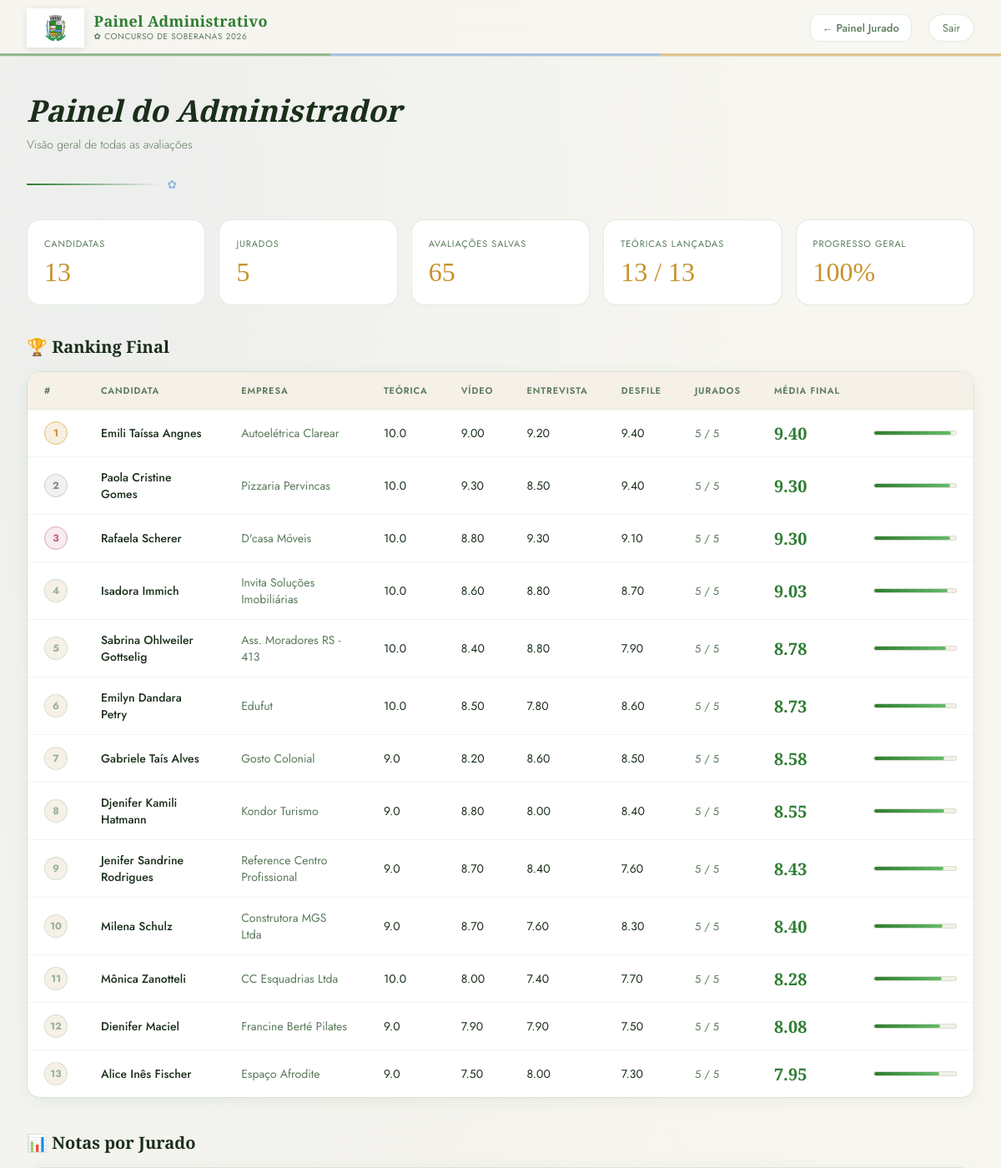
Page /admin.php (signed in, upper part) on the committed database.
### tables this page shows
CREATE TABLE `nota_teorica_global` (
  `candidata_id` int(11) NOT NULL,
  `nota` decimal(3,1) NOT NULL COMMENT '0 a 10, múltiplo de 0.5',
  `lancada_em` datetime NOT NULL DEFAULT current_timestamp(),
  `lancada_por` int(11) NOT NULL COMMENT 'jurado_id do admin'
);

CREATE TABLE `candidatas` (
  `codcandidatas` int(11) NOT NULL,
  `nome` varchar(100) NOT NULL,
  `empresa` varchar(100) NOT NULL
);

### admin.php (the view, shortened to what this page needs)
<?php
require "config.php";
require "header.php";
$ranking = $conn->query("
    SELECT
        c.codcandidatas,
        c.nome,
        c.empresa,
        ntg.nota                                           AS nota_teorica,
        ROUND(AVG(n.nota2_video),      2)                  AS media_video,
        ROUND(AVG(n.nota3_entrevista), 2)                  AS media_entrevista,
        ROUND(AVG(n.nota4_desfile),    2)                  AS media_desfile,
        ROUND((
            COALESCE(ntg.nota, 0) +
            COALESCE(AVG(n.nota2_video),      0) +
            COALESCE(AVG(n.nota3_entrevista), 0) +
            COALESCE(AVG(n.nota4_desfile),    0)
        ) / NULLIF(
            (ntg.nota IS NOT NULL) +
            (AVG(n.nota2_video)      IS NOT NULL) +
            (AVG(n.nota3_entrevista) IS NOT NULL) +
            (AVG(n.nota4_desfile)    IS NOT NULL)
        , 0), 2)                                           AS media_final,
        COUNT(DISTINCT n.jurado_id)                        AS total_jurados
    FROM candidatas c
    LEFT JOIN nota_teorica_global ntg ON ntg.candidata_id = c.codcandidatas
    LEFT JOIN nota n ON n.candidata_id = c.codcandidatas
    GROUP BY c.codcandidatas
    ORDER BY media_final DESC, c.nome ASC
");
$total_jurados    = $conn->query("SELECT COUNT(*) AS t FROM jurados WHERE is_admin = 0")->fetch_assoc()["t"];
$total_candidatas = $conn->query("SELECT COUNT(*) AS t FROM candidatas")->fetch_assoc()["t"];
$total_notas      = $conn->query("SELECT COUNT(DISTINCT jurado_id, candidata_id) AS t FROM nota WHERE nota2_video IS NOT NULL OR nota3_entrevista IS NOT NULL OR nota4_desfile IS NOT NULL")->fetch_assoc()["t"];
$total_teoricas   = $conn->query("SELECT COUNT(*) AS t FROM nota_teorica_global")->fetch_assoc()["t"];
$campos_jurados   = $conn->query("
    SELECT (
        COUNT(nota2_video IS NOT NULL OR NULL) +
        COUNT(nota3_entrevista IS NOT NULL OR NULL) +
        COUNT(nota4_desfile IS NOT NULL OR NULL)
    ) AS t FROM nota
")->fetch_assoc()["t"];
$max_campos       = ($total_jurados * $total_candidatas * 3) + $total_candidatas;
$total_campos     = (int)$campos_jurados + (int)$total_teoricas;
$progresso_real   = $max_campos > 0 ? round(($total_campos / $max_campos) * 100) : 0;
?>
<div class="topbar">
    <a href="admin.php" class="topbar-brand">
        <img class="topbar-brasao" alt="Santa Clara do Sul">
        <div class="topbar-brand-text">
            <span class="topbar-brand-title">Painel Administrativo</span>
            <span class="topbar-brand-sub">✿ Concurso de Soberanas 2026</span>
        </div>
    </a>
    <div class="topbar-right">
        <a href="avaliacao.php" class="btn btn-secondary" style="font-size:13px;padding:6px 14px;">← Painel Jurado</a>
        <a href="logout.php" class="btn-logout">Sair</a>
    </div>
</div>
<div class="container">
    <h1 class="page-title">Painel do Administrador</h1>
    <p class="page-subtitle">Visão geral de todas as avaliações</p>
    <div class="gold-line"></div>
    <div style="display:grid;grid-template-columns:repeat(auto-fit,minmax(180px,1fr));gap:16px;margin-bottom:36px;">
        <?php foreach ([
            ["Candidatas", $total_candidatas],
            ["Jurados", $total_jurados],
            ["Avaliações salvas", $total_notas],
            ["Teóricas lançadas", $total_teoricas . " / " . $total_candidatas],
            ["Progresso geral", $progresso_real . "%"],
        ] as [$label, $val]): ?>
        <div style="background:var(--surface);border:1px solid var(--border);border-radius:var(--radius);padding:20px;">
            <div style="font-size:11px;text-transform:uppercase;letter-spacing:0.08em;color:var(--text-muted);margin-bottom:8px;"><?php echo $label; ?></div>
            <div style="font-size:32px;font-family:'Cormorant Garamond',serif;color:var(--dourado);"><?php echo $val; ?></div>
        </div>
        <?php endforeach; ?>
    </div>
    <h2 style="font-family:'Cormorant Garamond',serif;font-size:20px;margin-bottom:16px;color:var(--text);">🏆 Ranking Final</h2>
    <div class="table-wrapper" style="margin-bottom:40px;">
        <table>
            <thead>
                <tr>
                    <th>#</th><th>Candidata</th><th>Empresa</th>
                    <th>Teórica</th><th>Vídeo</th><th>Entrevista</th><th>Desfile</th>
                    <th>Jurados</th><th>Média Final</th><th></th>
                </tr>
            </thead>
            <tbody>
                <?php $pos = 1; while ($r = $ranking->fetch_assoc()): ?>
                <tr>
                    <td><span class="rank-badge <?php echo match($pos){1=>'rank-1',2=>'rank-2',3=>'rank-3',default=>'rank-other'}; ?>"><?php echo $pos; ?></span></td>
                    <td style="font-weight:500;"><?php echo htmlspecialchars($r["nome"]); ?></td>
                    <td class="text-muted"><?php echo htmlspecialchars($r["empresa"]); ?></td>
                    <td><?php echo $r["nota_teorica"] !== null ? number_format((float)$r["nota_teorica"],1) : '<span style="color:var(--text-dim)">—</span>'; ?></td>
                    <td><?php echo $r["media_video"] !== null ? number_format((float)$r["media_video"],2) : '<span style="color:var(--text-dim)">—</span>'; ?></td>
                    <td><?php echo $r["media_entrevista"] !== null ? number_format((float)$r["media_entrevista"],2) : '<span style="color:var(--text-dim)">—</span>'; ?></td>
                    <td><?php echo $r["media_desfile"] !== null ? number_format((float)$r["media_desfile"],2) : '<span style="color:var(--text-dim)">—</span>'; ?></td>
                    <td style="font-size:13px;color:var(--text-muted);"><?php echo (int)$r["total_jurados"]; ?> / <?php echo $total_jurados; ?></td>
                    <td><?php if ($r["media_final"] !== null): ?><span class="media-badge"><?php echo number_format((float)$r["media_final"],2); ?></span><?php else: ?><span style="color:var(--text-dim);font-size:13px;">Sem notas</span><?php endif; ?></td>
                    <td><?php if ($r["media_final"] !== null): ?><div class="progress-wrap"><div class="progress-fill" style="width:<?php echo (float)$r["media_final"]*10; ?>%"></div></div><?php endif; ?></td>
                </tr>
                <?php $pos++; endwhile; ?>
            </tbody>
        </table>
    </div>
    <h2 style="font-family:'Cormorant Garamond',serif;font-size:20px;margin-bottom:16px;color:var(--text);">📊 Notas por Jurado</h2>
</div>
<?php require "footer.php"; ?>

### rows in the picture
nota_teorica_global: candidata_id.nome "Emili Taíssa Angnes", candidata_id.empresa "Autoelétrica Clarear", nota "10.0", media_video "9.00", media_entrevista "9.20", media_desfile "9.40", total_jurados "5", media_final "9.40"
nota_teorica_global: candidata_id.nome "Paola Cristine Gomes", candidata_id.empresa "Pizzaria Pervincas", nota "10.0", media_video "9.30", media_entrevista "8.50", media_desfile "9.40", total_jurados "5", media_final "9.30"
nota_teorica_global: candidata_id.nome "Rafaela Scherer", candidata_id.empresa "D'casa Móveis", nota "10.0", media_video "8.80", media_entrevista "9.30", media_desfile "9.10", total_jurados "5", media_final "9.30"
nota_teorica_global: candidata_id.nome "Isadora Immich", candidata_id.empresa "Invita Soluções Imobiliárias", nota "10.0", media_video "8.60", media_entrevista "8.80", media_desfile "8.70", total_jurados "5", media_final "9.03"
nota_teorica_global: candidata_id.nome "Sabrina Ohlweiler Gottselig", candidata_id.empresa "Ass. Moradores RS - 413", nota "10.0", media_video "8.40", media_entrevista "8.80", media_desfile "7.90", total_jurados "5", media_final "8.78"
nota_teorica_global: candidata_id.nome "Emilyn Dandara Petry", candidata_id.empresa "Edufut", nota "10.0", media_video "8.50", media_entrevista "7.80", media_desfile "8.60", total_jurados "5", media_final "8.73"
nota_teorica_global: candidata_id.nome "Gabriele Taís Alves", candidata_id.empresa "Gosto Colonial", nota "9.0", media_video "8.20", media_entrevista "8.60", media_desfile "8.50", total_jurados "5", media_final "8.58"
nota_teorica_global: candidata_id.nome "Djenifer Kamili Hatmann", candidata_id.empresa "Kondor Turismo", nota "9.0", media_video "8.80", media_entrevista "8.00", media_desfile "8.40", total_jurados "5", media_final "8.55"
nota_teorica_global: candidata_id.nome "Jenifer Sandrine Rodrigues", candidata_id.empresa "Reference Centro Profissional", nota "9.0", media_video "8.70", media_entrevista "8.40", media_desfile "7.60", total_jurados "5", media_final "8.43"
nota_teorica_global: candidata_id.nome "Milena Schulz", candidata_id.empresa "Construtora MGS Ltda", nota "9.0", media_video "8.70", media_entrevista "7.60", media_desfile "8.30", total_jurados "5", media_final "8.40"
nota_teorica_global: candidata_id.nome "Mônica Zanotteli", candidata_id.empresa "CC Esquadrias Ltda", nota "10.0", media_video "8.00", media_entrevista "7.40", media_desfile "7.70", total_jurados "5", media_final "8.28"
nota_teorica_global: candidata_id.nome "Dienifer Maciel", candidata_id.empresa "Francine Berté Pilates", nota "9.0", media_video "7.90", media_entrevista "7.90", media_desfile "7.50", total_jurados "5", media_final "8.08"
nota_teorica_global: candidata_id.nome "Alice Inês Fischer", candidata_id.empresa "Espaço Afrodite", nota "9.0", media_video "7.50", media_entrevista "8.00", media_desfile "7.30", total_jurados "5", media_final "7.95"

### other values in the picture
$label "CANDIDATAS"
$val "13"
$label "JURADOS"
$val "5"
$label "AVALIAÇÕES SALVAS"
$val "65"
$label "TEÓRICAS LANÇADAS"
$val "13 / 13"
$label "PROGRESSO GERAL"
$val "100%"
